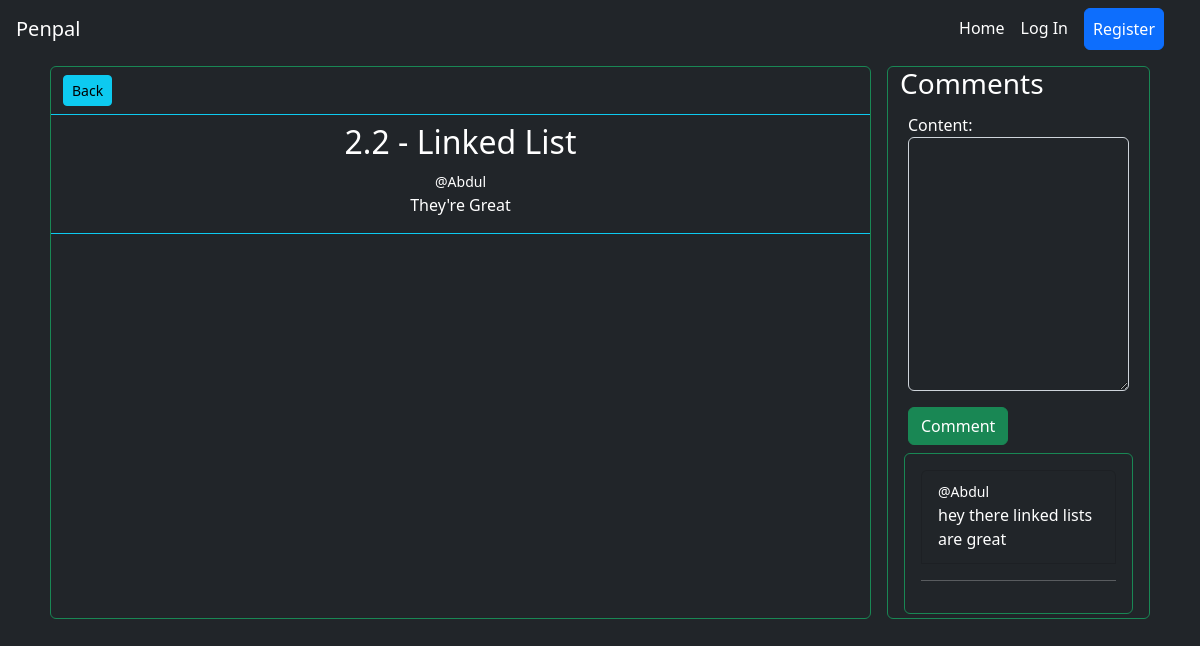
/post/1, run on the app's committed database.
### base/models.py (models this page shows, shortened)
class Post(models.Model):
    title = models.CharField(max_length=120)
    content = models.TextField()
    creator = models.ForeignKey(Account,on_delete=models.CASCADE,related_name="user_posts")
    room = models.ForeignKey(Room,on_delete=models.CASCADE,related_name='room_posts')
    likes = models.ManyToManyField(Account,related_name='liked_posts')
    dislikes = models.ManyToManyField(Account,related_name='disliked_posts')
    bookmarks = models.ManyToManyField(Account,related_name='bookmarked_posts')
    pinned = models.BooleanField(default=False)
    created_at = models.DateTimeField(auto_now_add=True)
    updated_at = models.DateTimeField(auto_now=True)
    class Meta:
        ordering = ['pinned','-created_at']

class Comment(models.Model):
    creator = models.ForeignKey(Account,on_delete=models.CASCADE ,related_name='user_comments')
    content = models.TextField()
    post = models.ForeignKey(Post, on_delete=models.CASCADE, related_name='post_comments')
    created_at = models.DateTimeField(auto_now_add=True)
    pinned = models.BooleanField(default=False)
    likes = models.ManyToManyField(Account,related_name='liked_comments')
    dislikes = models.ManyToManyField(Account,related_name='disliked_comments')
    class Meta:
        ordering = ['pinned','-created_at']

### accounts/models.py (models this page shows, shortened)
class Account(AbstractBaseUser,PermissionsMixin):
    id = models.UUIDField(primary_key = True,default=uuid.uuid4,editable=False)
    Genders=[
        ("Male","Male"),
        ("Female","Female")
    ]
    email = models.EmailField(verbose_name="email", max_length=60, unique=True)
    username = models.CharField(max_length=30, unique=False)
    gender = models.CharField(max_length=7,choices=Genders,default = "Male")
    phone_num = PhoneNumberField(blank=True)
    current_residence = CountryField(null =True , blank = True)
    nationality = CountryField(null =True , blank = True)
    date_joined = models.DateTimeField(verbose_name="date joined", auto_now_add=True)
    last_login = models.DateTimeField(verbose_name="last login", auto_now=True)
    is_active = models.BooleanField(default=True)
    is_admin = models.BooleanField(default=False)
    is_staff = models.BooleanField(default=False)
    is_superuser = models.BooleanField(default=False)
    profile_image = models.URLField(default="https://www.freeiconspng.com/thumbs/account-icon/account-icon-33.png")
    USERNAME_FIELD = "email"
    REQUIRED_FIELDS = [
        'username',
    ]
    objects = MyAccountManager()
    class Meta:
        unique_together = ('username','email')
    def __str__(self):
        return f"@{self.username}"

### base/views.py (the view)
# urls.py: path('post/<int:postid>',view_post,name='view_post'),
def view_post(request,postid):
    post = get_object_or_404(Post, pk=postid)
    comments = post.post_comments.all()
    comment_form = CommentCreationForm()
    return render(request, 'base/view_post.html', {'post': post , 'comments': comments,'comment_form': comment_form})

### base/forms.py
class CommentCreationForm(forms.ModelForm):
    class Meta:
        model = Comment
        fields = ('content',)
        widgets = {
            'content': forms.Textarea(attrs={'class':'form-control bg-dark text-white'}),
        }

### base/templates/base/view_post.html (shortened to what this page needs)
{% extends "layout.html" %}
{% block body %}
<div class="container" style="display: grid; grid-template-columns: 3fr 1fr;">
    <div class="border rounded border-success m-2">
        <div class="container mt-2 mb-2 border-bottom border-info pb-2">
            <a href="javascript:history.back()" class="btn btn-info btn-sm">Back</a>
        </div>
        <div class="border-bottom border-info">
            <div class="text-center">
                <h2>{{post.title}}</h2>
                <small>{{post.creator}}</small>
            </div>
            <p class="text-center">{{post.content}}</p>
        </div>
    </div>
    <div class="border rounded border-success m-2">
        <div class="container">
            <h3>Comments</h3>
            {% include "base/create_comment.html" %}
        </div>
        <div class="container">
            <div class="border rounded border-success list-group p-3 m-1">
                {% include 'base/comments.html' %}
            </div>
        </div>
    </div>
</div>
{% endblock %}

### base/templates/base/comments.html (shortened to what this page needs)
{% for comment in comments %}
<div class="list-group-item list-group-item-action flex-column align-items-start bg-dark text-white">
    <small>{{comment.creator}}</small>
    <p class="mb-1">{{comment.content | truncatechars:100}}</p>
</div>
<hr>
{% empty %}
<h4>No comments here</h4>
{% endfor %}

### data on the page
Post: title "2.2 - Linked List", creator "@Abdul", content "They're Great"
Comment: creator "@Abdul", content "hey there linked lists are great"
